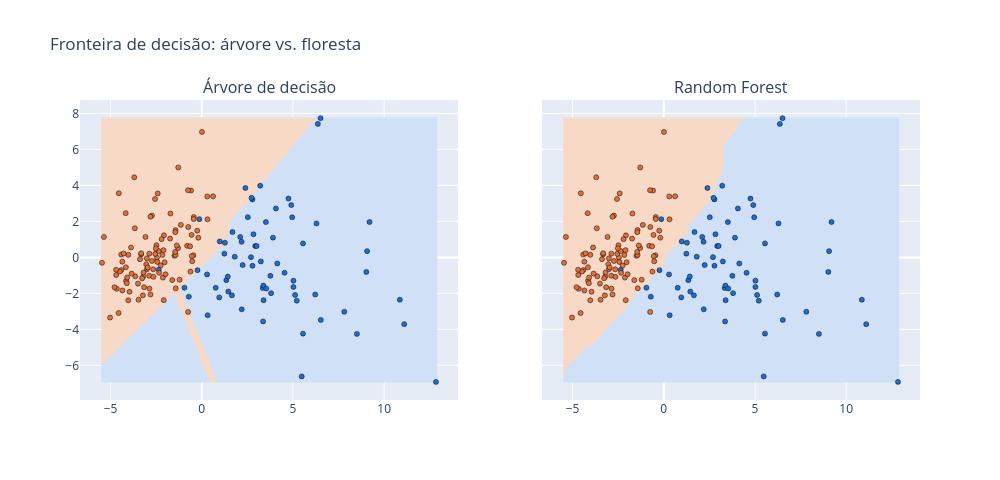

Notebook cell for this chart:
### Code cell
modelos = {"Árvore de decisão": dt_model, "Random Forest": rf_model}
fig = make_subplots(rows=1, cols=2, subplot_titles=list(modelos), shared_yaxes=True)

for i, (nome, modelo) in enumerate(modelos.items(), start=1):
    Z = modelo.predict(grid_orig).reshape(xx.shape)

    # Fundo: região prevista para cada classe
    fig.add_trace(go.Heatmap(
        x=xx[0], y=yy[:, 0], z=Z, zmin=0, zmax=1, showscale=False,
        colorscale=[[0, "#cfe0f7"], [1, "#f8d9c6"]],
    ), row=1, col=i)

    # Pontos reais por cima
    fig.add_trace(go.Scatter(
        x=X_2d[:, 0], y=X_2d[:, 1], mode="markers", showlegend=False,
        marker=dict(color=y_teste, colorscale=[[0, "#1f6fd1"], [1, "#e0703c"]],
                    size=5, line=dict(width=0.5, color="black")),
    ), row=1, col=i)

fig.update_layout(title="Fronteira de decisão: árvore vs. floresta", width=1000, height=480)
fig.show()

### Figure 1 — Plotly figure (JSON) as saved in the notebook; plotly's stock layout.template omitted (floating-point values rounded to 4 significant figures; data arrays with more than 128 entries replaced by an {"elided": "..."} marker saying what was removed)
{"data": [{"colorscale": [[0, "#cfe0f7"], [1, "#f8d9c6"]], "showscale": false, "type": "heatmap", "x": {"elided": "200 float values"}, "xaxis": "x", "y": {"elided": "200 float values"}, "yaxis": "y", "z": {"elided": "200x200 int values"}, "zmax": 1, "zmin": 0}, {"marker": {"color": {"elided": "171 int values"}, "colorscale": [[0, "#1f6fd1"], [1, "#e0703c"]], "line": {"color": "black", "width": 0.5}, "size": 5}, "mode": "markers", "showlegend": false, "type": "scatter", "x": {"elided": "171 float values"}, "xaxis": "x", "y": {"elided": "171 float values"}, "yaxis": "y"}, {"colorscale": [[0, "#cfe0f7"], [1, "#f8d9c6"]], "showscale": false, "type": "heatmap", "x": {"elided": "200 float values"}, "xaxis": "x2", "y": {"elided": "200 float values"}, "yaxis": "y2", "z": {"elided": "200x200 int values"}, "zmax": 1, "zmin": 0}, {"marker": {"color": {"elided": "171 int values"}, "colorscale": [[0, "#1f6fd1"], [1, "#e0703c"]], "line": {"color": "black", "width": 0.5}, "size": 5}, "mode": "markers", "showlegend": false, "type": "scatter", "x": {"elided": "171 float values"}, "xaxis": "x2", "y": {"elided": "171 float values"}, "yaxis": "y2"}], "layout": {"annotations": [{"font": {"size": 16}, "showarrow": false, "text": "Árvore de decisão", "x": 0.225, "xanchor": "center", "xref": "paper", "y": 1, "yanchor": "bottom", "yref": "paper"}, {"font": {"size": 16}, "showarrow": false, "text": "Random Forest", "x": 0.775, "xanchor": "center", "xref": "paper", "y": 1, "yanchor": "bottom", "yref": "paper"}], "height": 480, "title": {"text": "Fronteira de decisão: árvore vs. floresta"}, "width": 1000, "xaxis": {"anchor": "y", "domain": [0, 0.45]}, "xaxis2": {"anchor": "y2", "domain": [0.55, 1]}, "yaxis": {"anchor": "x", "domain": [0, 1]}, "yaxis2": {"anchor": "x2", "domain": [0, 1], "matches": "y", "showticklabels": false}}}
